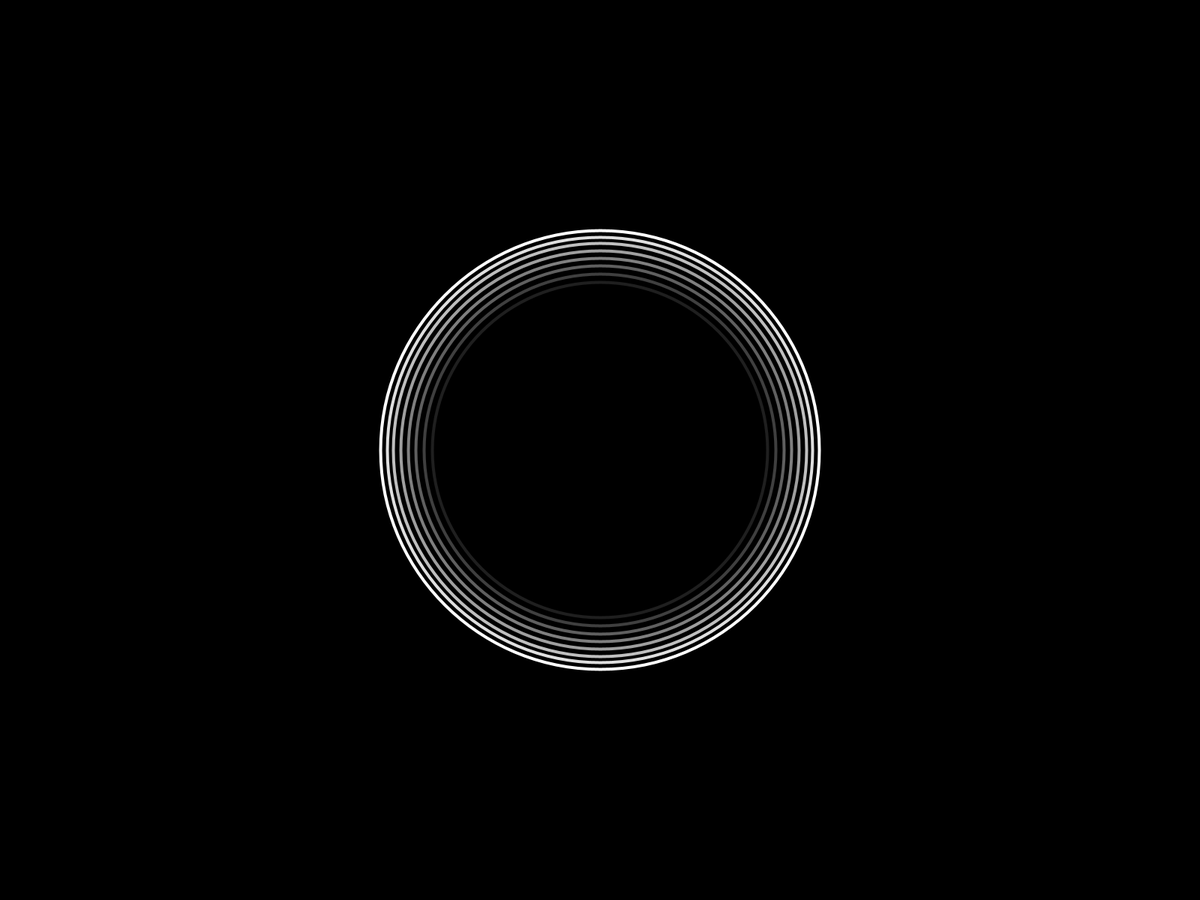
Frame 1 (no input)
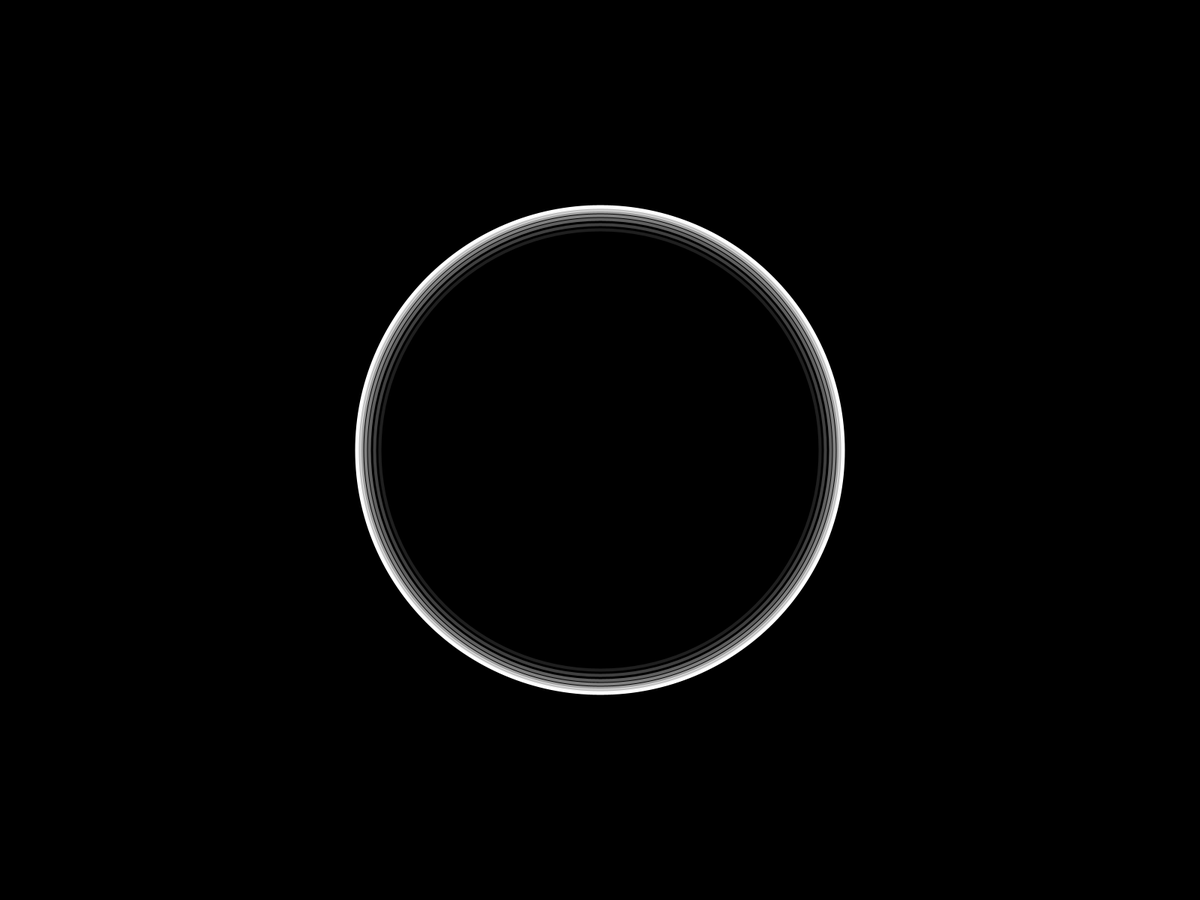
Frame 60 (the mouse pressed at the canvas centre just before this capture)
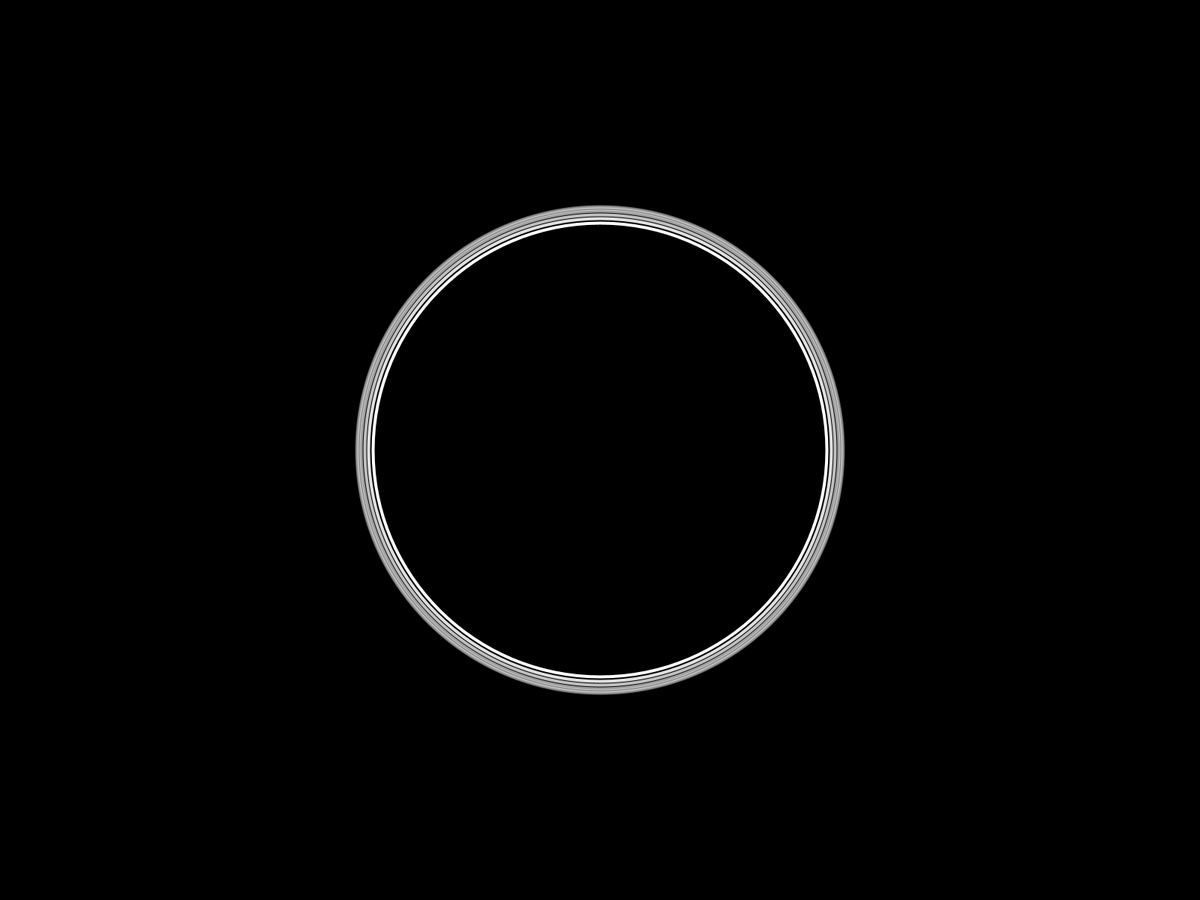
Frame 120 (the mouse held since frame 60 and released just before this capture)

The Processing sketch that drew these frames (run headless with seeded random() and noise(); from frame 60 on, the mouse is pressed at the canvas centre):

// Processing sketch: breathing_circle
// ── breathing_circle.pde
class CirclePath {
  float MAX_RADIUS = 450;
  float MIN_RADIUS = 200;
  
  float alpha;
  float offset;
  
  CirclePath(float alpha, float startOffset) {
    this.offset = startOffset;
    this.alpha = alpha;
  }
  
  void draw() {
    float radius = (sin(this.offset) / 2 + 0.5) * MAX_RADIUS + MIN_RADIUS; 
    
    noFill();
    strokeWeight(4);
    stroke(255, this.alpha);
    circle(0, 0, radius);
  }
  
  void update() {
    this.offset += 0.012;
  }
}

CirclePath[] circles = new CirclePath[] {
  new CirclePath(255.0 * 1 / 8, PI/2 * 1 / 16),
  new CirclePath(255.0 * 2 / 8, PI/2 * 2 / 16),
  new CirclePath(255.0 * 3 / 8, PI/2 * 3 / 16),
  new CirclePath(255.0 * 4 / 8, PI/2 * 4 / 16),
  new CirclePath(255.0 * 5 / 8, PI/2 * 5 / 16),
  new CirclePath(255.0 * 6 / 8, PI/2 * 6 / 16),
  new CirclePath(255.0 * 7 / 8, PI/2 * 7 / 16),
  new CirclePath(255.0 * 8 / 8, PI/2 * 8 / 16),
  //new CirclePath(255.0 * 9 / 8, PI/2 * 9 / 16),
  //new CirclePath(255.0 * 10 / 8, PI/2 * 10 / 16),
  //new CirclePath(255.0 * 11 / 8, PI/2 * 11 / 16),
}; 

void setup() {
  fullScreen();
}

void draw() {
  translate(width / 2, height / 2);
  background(0);
  
  for (CirclePath circlePath : circles) {
    circlePath.draw();
    circlePath.update();
  }
}
